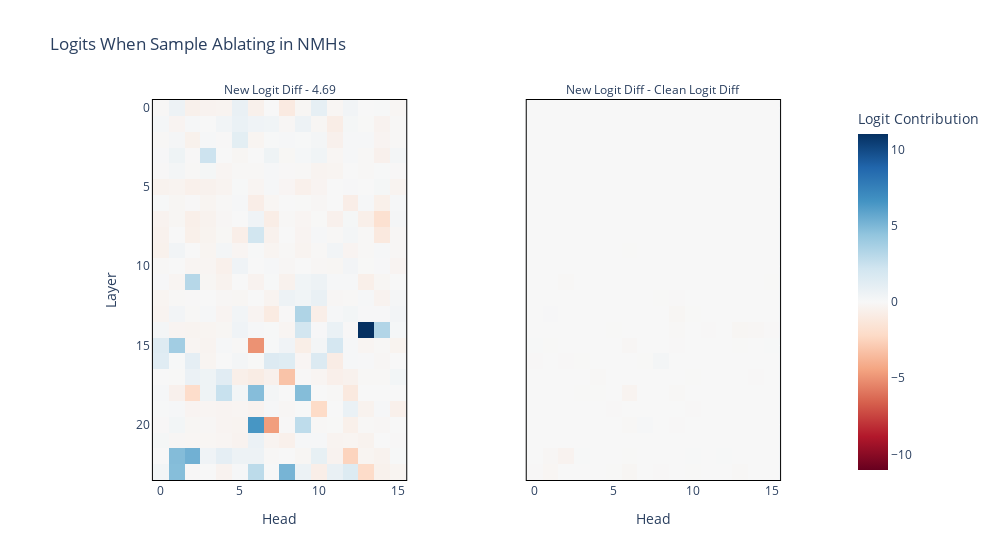

The cell this chart's notebook holds for it:
### Code cell
heads =  [(9,9), (9,6), (10,0)]
model.reset_hooks() # callum library buggy
def return_item(item):
  return item

model.reset_hooks()
patched_logits = act_patch(
    model = model,
    orig_input = clean_tokens,
    new_cache = corrupted_cache,
    patching_nodes = [Node("z", layer = layer, head = head) for layer, head in heads],
    patching_metric = return_item,
    verbose = False,
    apply_metric_to_cache = False
)

model.reset_hooks()
noise_patching_results = act_patch(
    model = model,
    orig_input = clean_tokens,
    new_cache = corrupted_cache,
    patching_nodes = [Node("z", layer = layer, head = head) for layer, head in heads],
    patching_metric = partial(display_corrupted_clean_logits, title = f"Logits When Sample Ablating in NMHs", comparison = True, logits = patched_logits),
    verbose = False,
    apply_metric_to_cache = True
)

### Figure 1 — Plotly figure (JSON) as saved in the notebook; plotly's stock layout.template omitted (floating-point values rounded to 4 significant figures; data arrays with more than 128 entries replaced by an {"elided": "..."} marker saying what was removed)
{"data": [{"coloraxis": "coloraxis", "hovertemplate": "Head: %{x}<br>Layer: %{y}<br>Logit Contribution: %{z}<extra></extra>", "name": "0", "type": "heatmap", "xaxis": "x", "yaxis": "y", "z": {"elided": "24x16 float values"}}, {"coloraxis": "coloraxis", "hovertemplate": "Head: %{x}<br>Layer: %{y}<br>Logit Contribution: %{z}<extra></extra>", "name": "1", "type": "heatmap", "xaxis": "x2", "yaxis": "y2", "z": {"elided": "24x16 float values"}}], "layout": {"annotations": [{"font": {}, "showarrow": false, "text": "New Logit Diff - 4.69", "x": 0.245, "xanchor": "center", "xref": "paper", "y": 1, "yanchor": "bottom", "yref": "paper"}, {"font": {}, "showarrow": false, "text": "New Logit Diff - Clean Logit Diff", "x": 0.755, "xanchor": "center", "xref": "paper", "y": 1, "yanchor": "bottom", "yref": "paper"}], "coloraxis": {"cmid": 0, "colorbar": {"title": {"text": "Logit Contribution"}}, "colorscale": [[0, "rgb(103,0,31)"], [0.1, "rgb(178,24,43)"], [0.2, "rgb(214,96,77)"], [0.3, "rgb(244,165,130)"], [0.4, "rgb(253,219,199)"], [0.5, "rgb(247,247,247)"], [0.6, "rgb(209,229,240)"], [0.7, "rgb(146,197,222)"], [0.8, "rgb(67,147,195)"], [0.9, "rgb(33,102,172)"], [1, "rgb(5,48,97)"]]}, "margin": {"l": 100, "r": 100}, "title": {"text": "Logits When Sample Ablating in NMHs"}, "width": 1000, "xaxis": {"anchor": "y", "constrain": "domain", "domain": [0, 0.49], "linecolor": "black", "linewidth": 1, "mirror": true, "scaleanchor": "y", "showline": true, "title": {"text": "Head"}}, "xaxis2": {"anchor": "y2", "domain": [0.51, 1], "linecolor": "black", "linewidth": 1, "matches": "x", "mirror": true, "showline": true, "title": {"text": "Head"}}, "yaxis": {"anchor": "x", "autorange": "reversed", "constrain": "domain", "domain": [0, 1], "linecolor": "black", "linewidth": 1, "mirror": true, "showline": true, "title": {"text": "Layer"}}, "yaxis2": {"anchor": "x2", "domain": [0, 1], "linecolor": "black", "linewidth": 1, "matches": "y", "mirror": true, "showline": true, "showticklabels": false}}}
